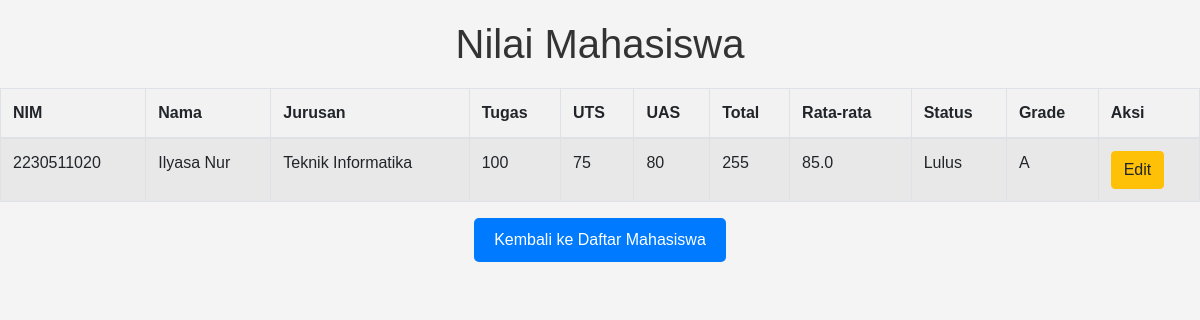
The page /view_grades/2230511020 on the database its author committed.
### tables this page shows
CREATE TABLE mhs(
                NIM TEXT PRIMARY KEY,
                NAMA TEXT NOT NULL,
                JURUSAN TEXT NOT NULL);

CREATE TABLE lnilai(
                ID INTEGER PRIMARY KEY AUTOINCREMENT,
                NIM TEXT,
                TUGAS INTEGER,
                UTS INTEGER,
                UAS INTEGER,
                TOTAL INTEGER,
                RATA REAL,
                STATUS TEXT,
                GRADE TEXT,
                FOREIGN KEY (NIM) REFERENCES mhs (NIM));

### app.py (the view)
@app.route('/view_grades/<nim>')
def view_grades(nim):
    conn = dbconnect()
    student = conn.execute('''
        SELECT mhs.NIM, mhs.NAMA, mhs.JURUSAN, lnilai.TUGAS, lnilai.UTS, lnilai.UAS, lnilai.TOTAL, lnilai.RATA, lnilai.STATUS, lnilai.GRADE
        FROM mhs
        LEFT JOIN lnilai ON mhs.NIM = lnilai.NIM
        WHERE mhs.NIM = ?
    ''', (nim,)).fetchone()
    conn.close()
    return render_template('view_grades.html', student=student)

### app.py (called while the page is built)
def dbconnect():
    conn = sqlite3.connect('dbnilai.db')
    conn.row_factory = sqlite3.Row
    return conn

### templates/view_grades.html (shortened to what this page needs)
<!DOCTYPE html>
<html lang="en">
<head>
    <link rel="stylesheet" href="https://stackpath.bootstrapcdn.com/bootstrap/4.5.2/css/bootstrap.min.css">
</head>
<body>
    <h1>Nilai Mahasiswa</h1>
    <table class="table table-striped table-bordered">
        <thead>
            <tr>
                <th>NIM</th>
                <th>Nama</th>
                <th>Jurusan</th>
                <th>Tugas</th>
                <th>UTS</th>
                <th>UAS</th>
                <th>Total</th>
                <th>Rata-rata</th>
                <th>Status</th>
                <th>Grade</th>
                <th>Aksi</th>
            </tr>
        </thead>
        <tbody>
            <tr>
                <td>{{ student.NIM }}</td>
                <td>{{ student.NAMA }}</td>
                <td>{{ student.JURUSAN }}</td>
                <td>{{ student.TUGAS }}</td>
                <td>{{ student.UTS }}</td>
                <td>{{ student.UAS }}</td>
                <td>{{ student.TOTAL }}</td>
                <td>{{ student.RATA }}</td>
                <td>{{ student.STATUS }}</td>
                <td>{{ student.GRADE }}</td>
                <td>
                    <a href="{{ url_for('edit', nim=student.NIM) }}" class="btn btn-warning">Edit</a>
                </td>
            </tr>
        </tbody>
    </table>
    <a href="{{ url_for('students') }}" class="btn-back">Kembali ke Daftar Mahasiswa</a>
</body>
</html>

### templates/view_grades.html (style rules this page uses)
body { font-family: Arial, sans-serif; background-color: #f4f4f4; color: #333; margin: 0; padding: 0; display: flex; flex-direction: column; align-items: center; padding-top: 20px; }
h1 { margin-bottom: 20px; }
table { width: 80%; border-collapse: collapse; margin-bottom: 20px; }
th, td { padding: 12px; border: 1px solid #ddd; text-align: left; }
th { background-color: #f2f2f2; }
a.btn-back { color: #fff; background-color: #007bff; padding: 10px 20px; border-radius: 5px; text-decoration: none; }

### rows shown on the page
mhs: NIM "2230511020", NAMA "Ilyasa Nur", JURUSAN "Teknik Informatika"
lnilai: TUGAS "100", UTS "75", UAS "80", TOTAL "255", RATA "85.0", STATUS "Lulus", GRADE "A"
